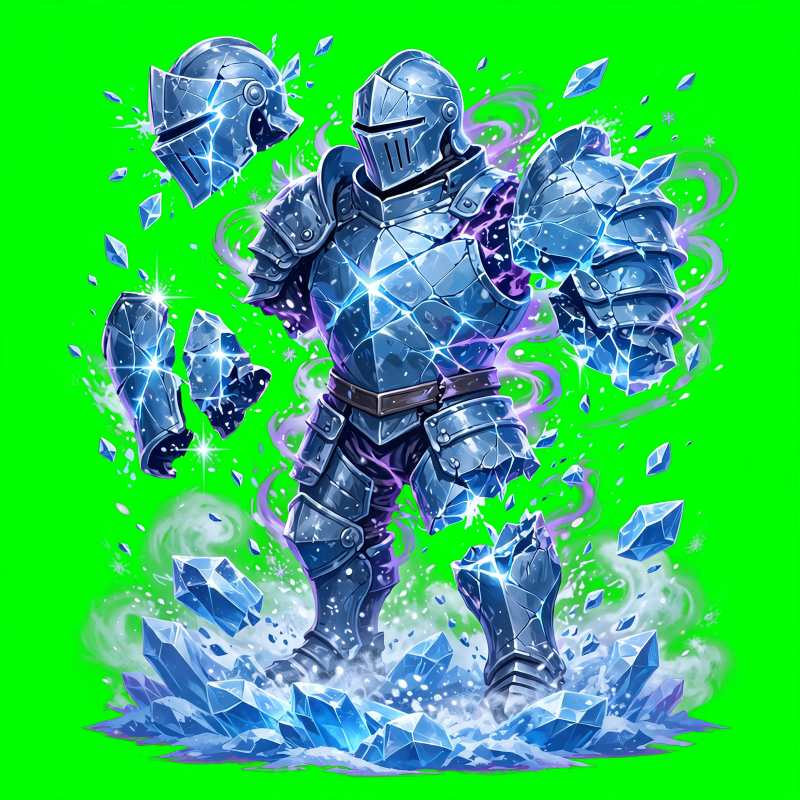
#> input picture processing/ice_spells/raw/absolute_zero_key_v1.png, 1600 x 1600 px (shown at 1/2 size)
$ python pad_canvas.py raw/absolute_zero_key_v1.png raw/absolute_zero_key_v2.png 1.0 1.0 1.0
#> lines starting #> are read from the running program, lines starting #| are printed output that depends on the picture
"""Shrink an image onto a solid #00FF00 canvas of the same size so a cut-off
part (breath tip, comet tail) gets room to be completed by an edit request.
Usage: python pad_canvas.py <in.png> <out.png> <scale> <anchor_x 0..1> <anchor_y 0..1>"""
import sys
from PIL import Image
src, out, s, ax, ay = sys.argv[1], sys.argv[2], float(sys.argv[3]), float(sys.argv[4]), float(sys.argv[5])
im = Image.open(src).convert("RGB")
#> im is the input picture: PIL image 1600x1600 RGB; mean R, G, B 52.9, 195.4, 95.1
w, h = im.size
#> w = 1600; h = 1600
small = im.resize((round(w * s), round(h * s)), Image.LANCZOS)
canvas = Image.new("RGB", (w, h), (0, 255, 0))
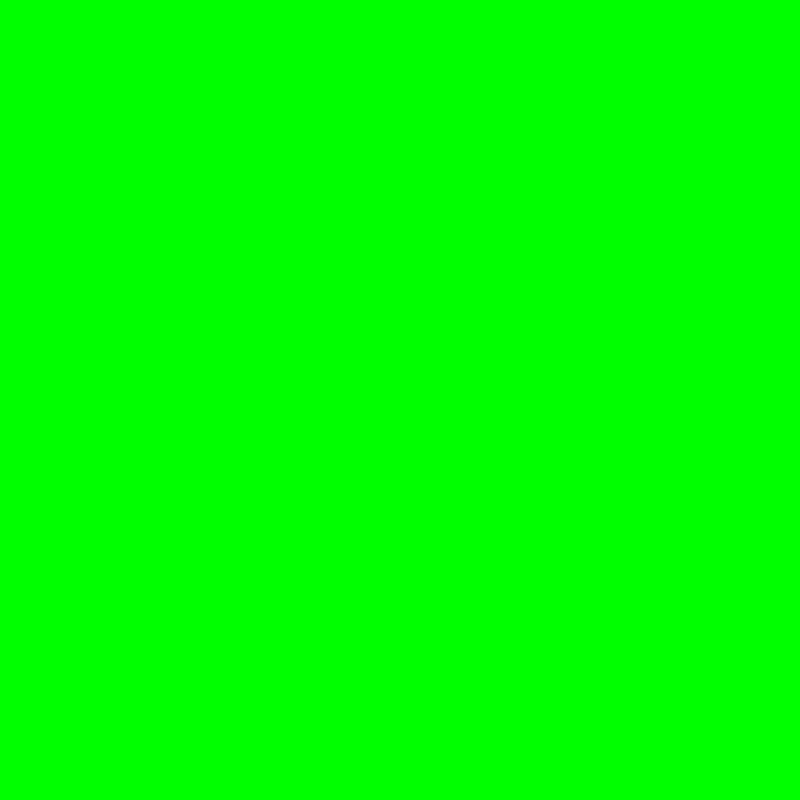
#> canvas: PIL image 1600x1600 RGB (shown at 1/2 size); mean R, G, B 0, 255, 0
canvas.paste(small, (round((w - small.width) * ax), round((h - small.height) * ay)))
canvas.save(out)
